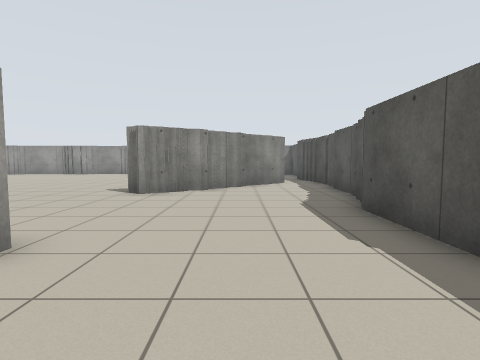
view 1 (above)

24 first-person views from a walk through a Stage world. The camera is 1 m above the floor, tilts 4° down and sees 80° across. Floor lines are 1 m apart. The floor is counted in squares, 1 m on a side. Each view is taken from the middle of a square. On the plan, view 1 faces up. The plan holds only what a view shows up to about 12 squares ahead; the rest is blank. The robots in the file are not drawn.

view 2
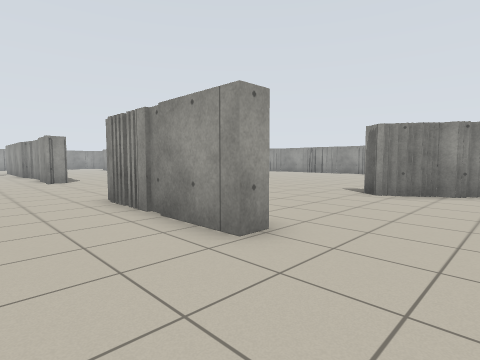

view 3
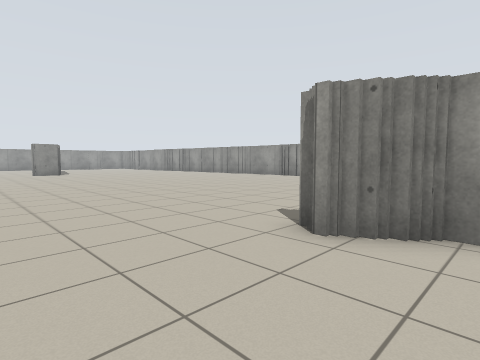

view 4
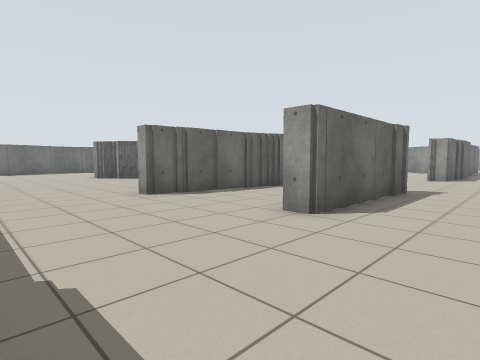

view 5
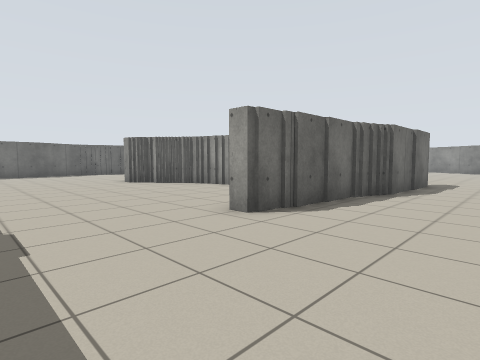

view 6
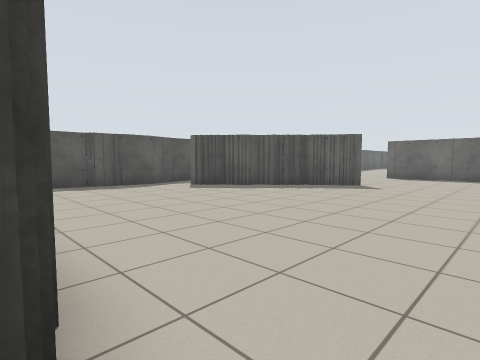

view 7
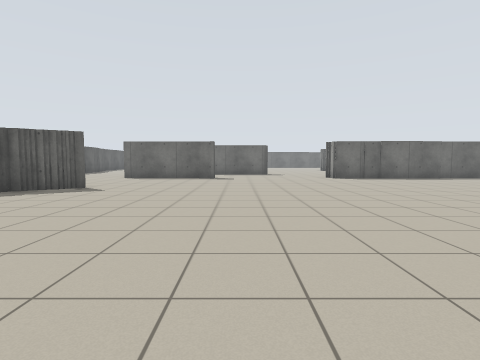

view 8
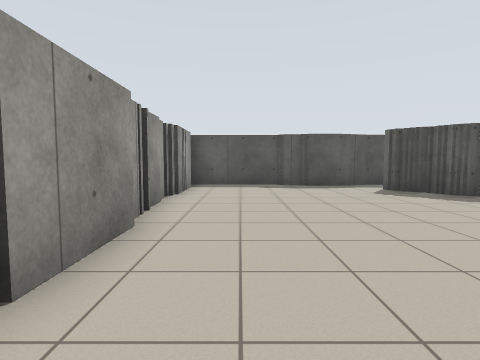

view 9
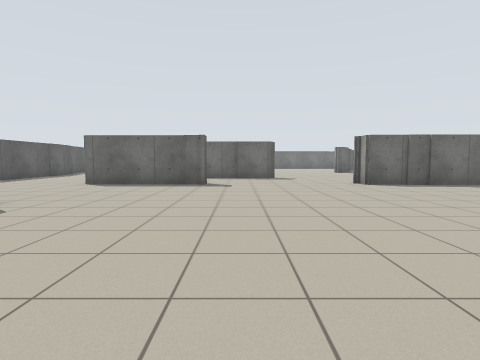

view 10
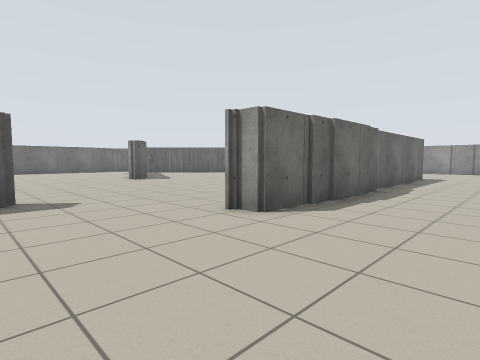

view 11
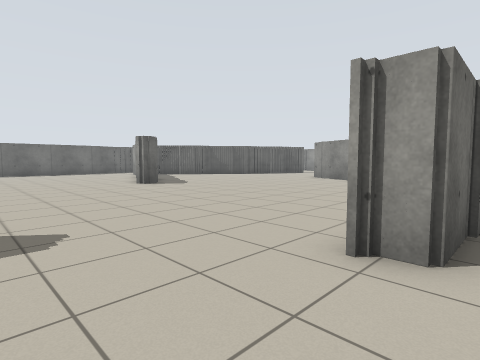

view 12
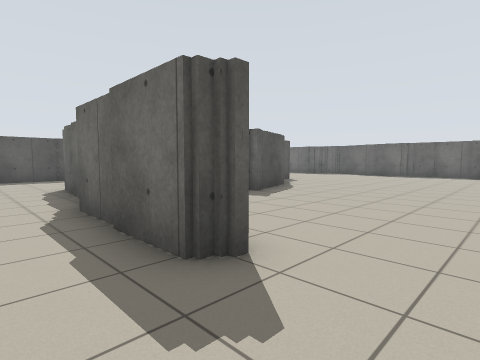

view 13
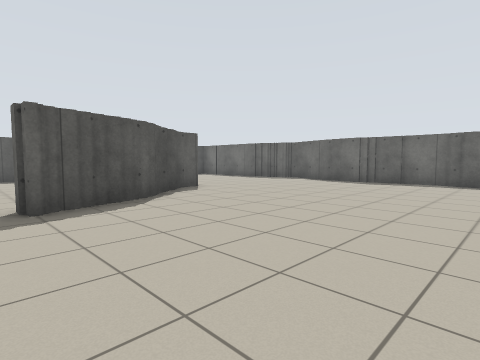

view 14
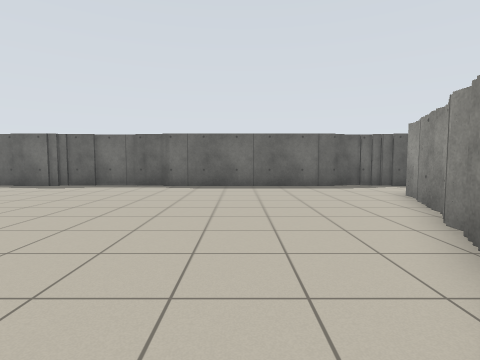

view 15
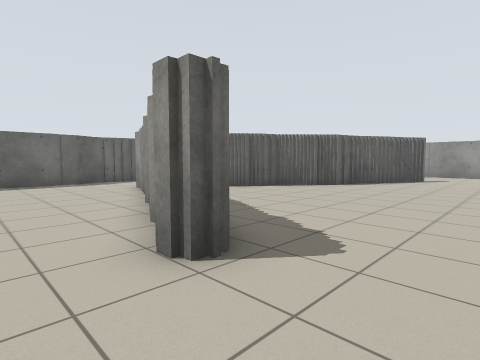

view 16
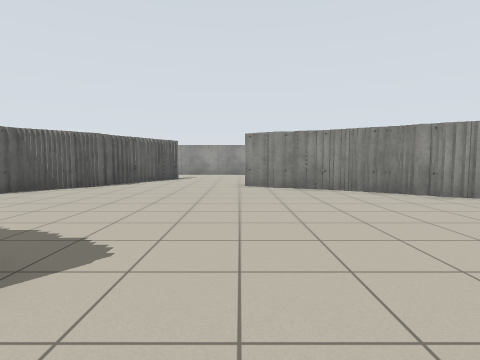

view 17
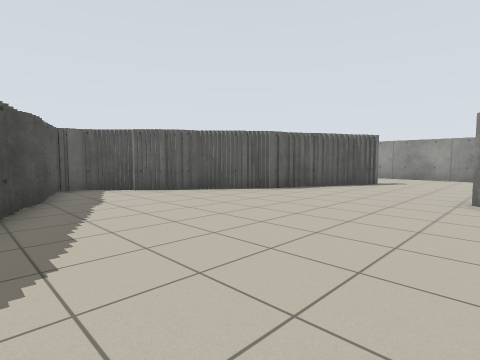

view 18
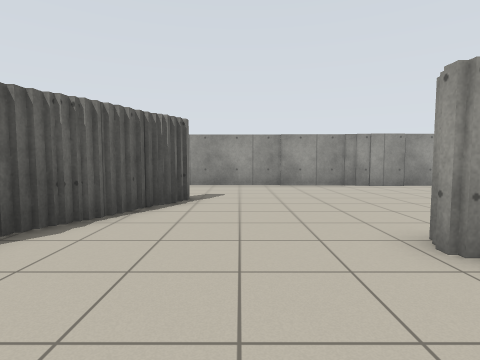

view 19
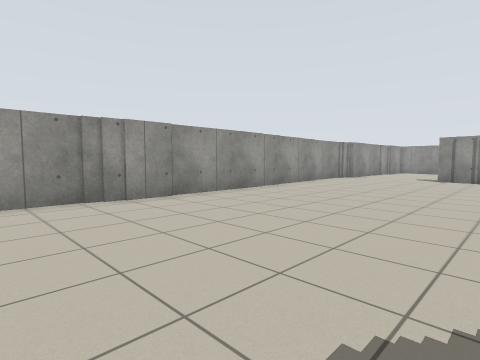

view 20
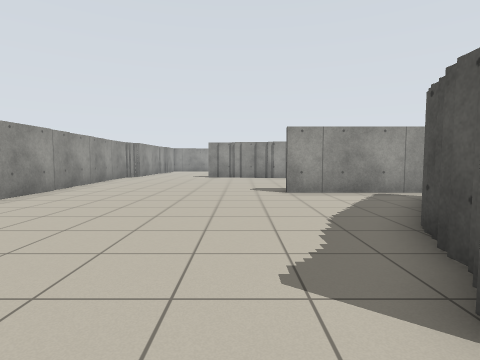

view 21
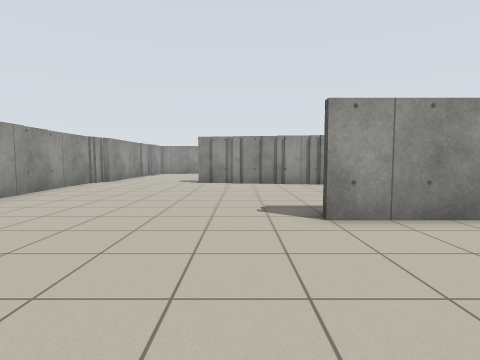

view 22
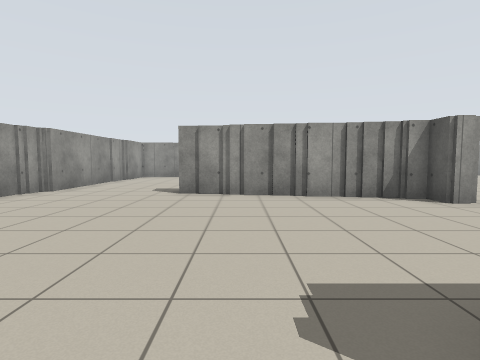

view 23
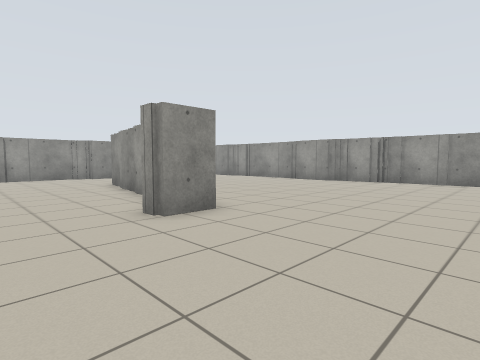

view 24
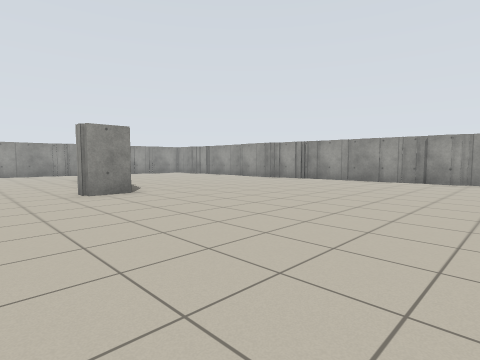

### Floor plan
Key: @ floor where view 1 was taken; # wall or solid block; . floor.
Columns run from 35 left of view 1 to 4 right of it. Each row starts with its distance up from view 1.
 20               ######.      .############
 19              ........     .............#
 18             .........    ..............#
 17            ..........   ...............#
 16           ...........  ................#
 15          ............ ................##
 14  #...    ............ ................##
 13  #...    ...........................#..#
 12  #....    .........................##..#
 11 ##....##  ........................##...#
 10 #......######....................##....#
  9 #...........#...................##.....#
  8 #.....................................##
  7 #.....................................#
  6 #.....................................#
  5 #.....................................#
  4 ##....................................#
  3  #.......#############......#####.....#
  2  #...........      ...................
  1  #..........#.   .....................
  0  #.........##......................@..
 -1  #........##.............#####........
 -2 ##........#...............   #####....
 -3 #........##................     ......
 -4 #........#..................   .......
 -5 #............................  ......
 -6 #............................#.......
 -7 #............................#.......
 -8 #.................#..........##......
 -9 #..  ###.........##...........#......
-10        ##........#............##.....
-11         ###.....##.............# ....
-12           ###...#...............  ...
-13             ##.##...............   ..
-14              ###...............
-15               ##..............
-16                ..............
-17               ...............
-18               #.#########.####
-19               ###       ###

Where each view was taken, in squares from view 1:
view 1: 0 up, 0 right, facing up
view 2: 0 up, 0 right, facing up-left
view 3: 5 up, 1 left, facing up-left
view 4: 6 up, 2 right, facing down-left
view 5: 2 up, 2 right, facing down-left
view 6: 20 up, 8 left, facing down-right
view 7: 19 up, 9 left, facing down
view 8: 18 up, 8 left, facing right
view 9: 15 up, 9 left, facing down
view 10: 7 up, 10 left, facing down-left
view 11: 4 up, 11 left, facing down-left
view 12: 1 up, 13 left, facing down-right
view 13: 5 down, 13 left, facing down-right
view 14: 7 down, 15 left, facing down
view 15: 5 down, 15 left, facing down-left
view 16: 5 down, 15 left, facing left
view 17: 4 down, 18 left, facing down-left
view 18: 7 down, 23 left, facing left
view 19: 5 down, 27 left, facing up-left
view 20: 6 down, 28 left, facing up
view 21: 2 down, 28 left, facing up
view 22: 2 up, 28 left, facing up
view 23: 6 up, 18 left, facing up-left
view 24: 6 up, 14 left, facing up-left
